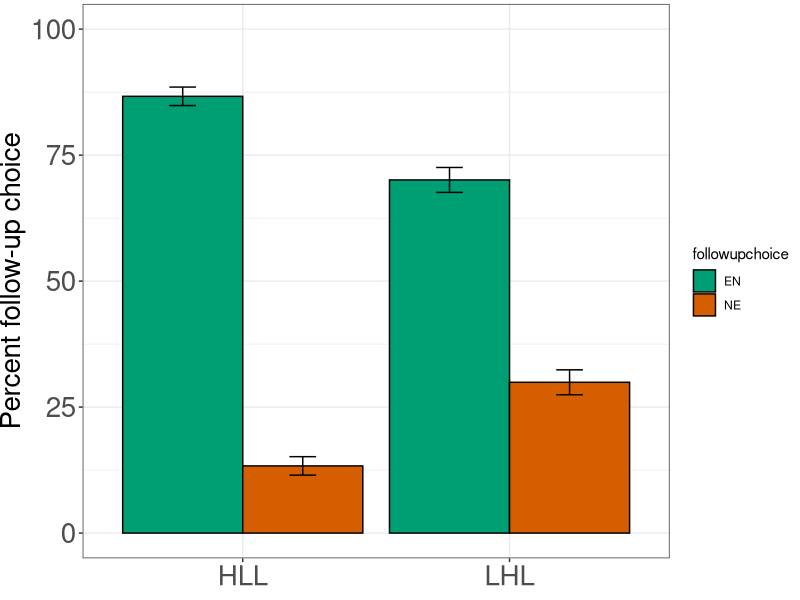
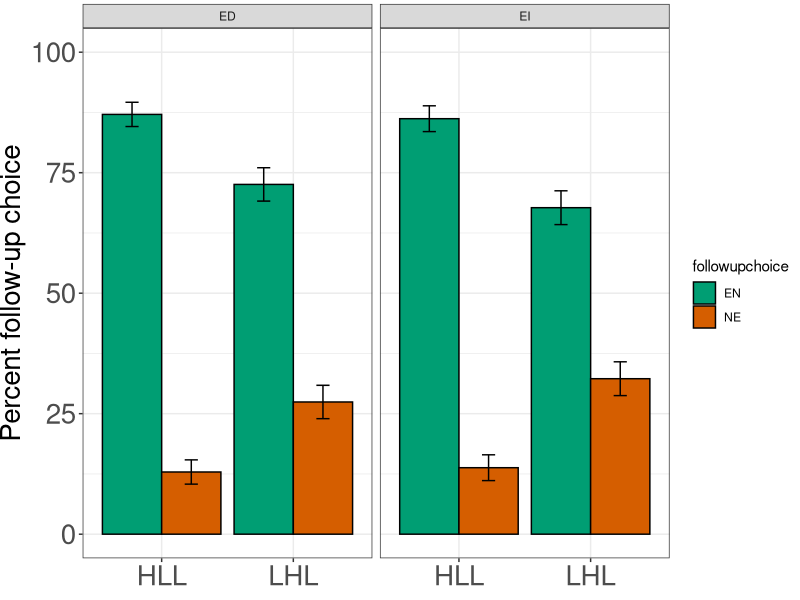
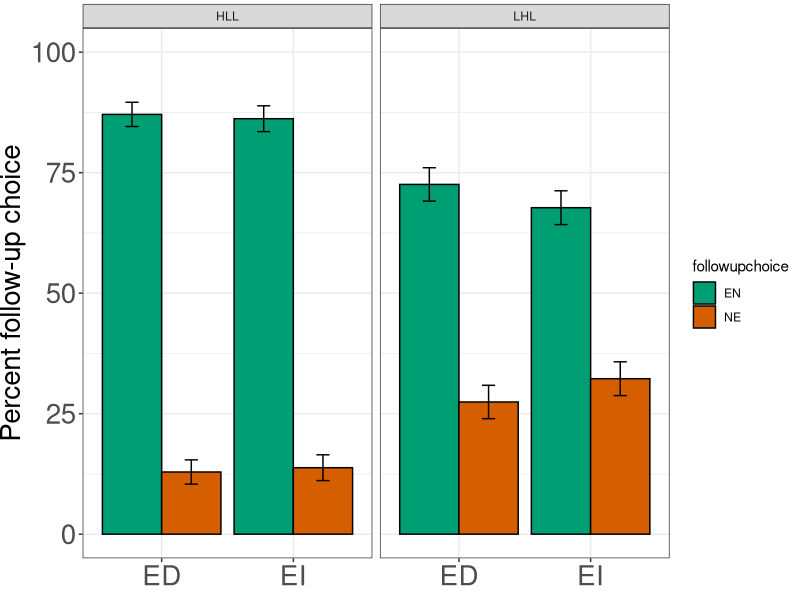
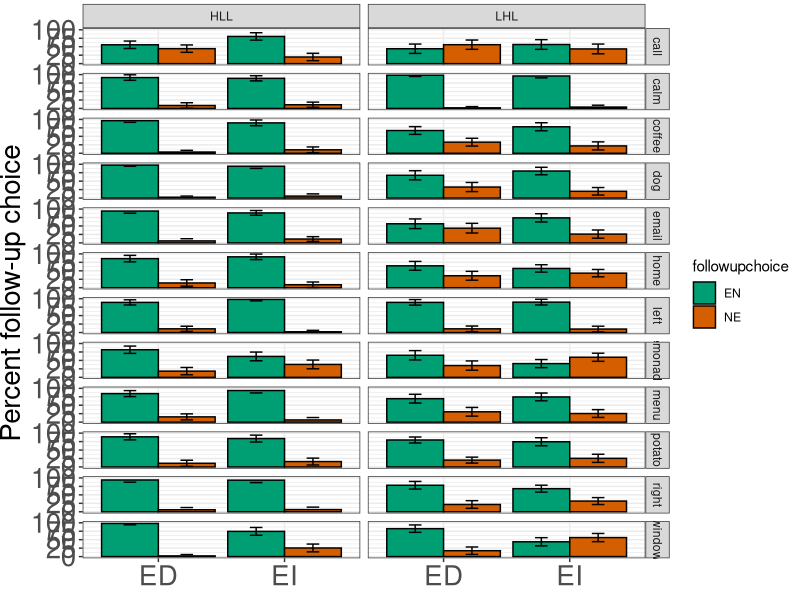

Here is the R script that generated these plots, in order:
## ---- chunk 1
# Load packages
library(dplyr)
library(ggplot2)

dat <- read.csv('implist_180814_live.results-parsed.csv') 
filler <- subset(dat, sentence == 'filler')
dat <- subset(dat, sentence != 'filler')

## Relabel some of the data
# Response
dat$followupchoice <- as.character(dat$followupchoice)
dat$followupchoice[dat$followupchoice == "response=1"] <- "EN"
dat$followupchoice[dat$followupchoice == "response=2"] <- "NE"
dat$followupchoice <- as.factor(dat$followupchoice)
dat$followupchoice <- factor(dat$followupchoice, levels= c("EN", "NE"))

## Examination
summary(dat)
## ---- chunk 2
# Summarize 
sum <- dat %>% 
  group_by(intonation, followupchoice) %>% 
  summarise(count=n()) %>% 
  mutate(perc=count/sum(count), n=sum(count))

# Add standard errors
sum$se = sqrt(sum$perc*(1-sum$perc)/sum$n)
sum$uci = sum$perc + 1.96*sum$se
sum$lci = sum$perc - 1.96*sum$se

# Plot
p <- ggplot (sum, aes(intonation, y=perc*100, fill=followupchoice)) +
  geom_bar(colour="black", stat="identity", position="dodge") +
  geom_errorbar(aes(ymin=lci*100, ymax=uci*100, group=followupchoice),
                width=.2,
                position=position_dodge(.9)) +
  theme_bw() + scale_y_continuous(limits = c(0, 100)) +
  theme(axis.text.x=element_text(size=20), axis.text.y=element_text(size=20), 
        axis.title.y=element_text(size=20), axis.title.x=element_blank(), 
        plot.margin=unit(c(1,1,2,0), "mm")) + 
        labs(y='Percent follow-up choice') + 
        theme(plot.title=element_text(size=24)) + 
        scale_fill_manual(values=c("#009E73", "#D55E00"))
p 
## ---- chunk 3
# Summarize
sum1 <- dat %>% 
  group_by(intonation, etype, followupchoice) %>% 
  summarise(count=n()) %>% 
  mutate(perc=count/sum(count), n=sum(count))

# Add standard errors
sum1$se = sqrt(sum1$perc*(1-sum1$perc)/sum1$n)
sum1$uci = sum1$perc + 1.96*sum1$se
sum1$lci = sum1$perc - 1.96*sum1$se

# Plot
p <- ggplot (sum1, aes(intonation, y=perc*100, fill=followupchoice)) +
  geom_bar(colour="black", stat="identity", position="dodge") +
  geom_errorbar(aes(ymin=lci*100, ymax=uci*100, group=followupchoice),
                width=.2,
                position=position_dodge(.9)) +
  facet_grid(. ~ etype) +
  theme_bw() + scale_y_continuous(limits = c(0, 100)) +
  theme(axis.text.x=element_text(size=20), axis.text.y=element_text(size=20), 
        axis.title.y=element_text(size=20), axis.title.x=element_blank(), 
        plot.margin=unit(c(1,1,2,0), "mm")) + 
        labs(y='Percent follow-up choice') + 
        theme(plot.title=element_text(size=24)) + 
        scale_fill_manual(values=c("#009E73", "#D55E00"))
p 
## ---- chunk 4
# Plot
p <- ggplot (sum1, aes(etype, y=perc*100, fill=followupchoice)) +
  geom_bar(colour="black", stat="identity", position="dodge") +
  geom_errorbar(aes(ymin=lci*100, ymax=uci*100, group=followupchoice),
                width=.2,
                position=position_dodge(.9)) +
  facet_grid(. ~ intonation) +
  theme_bw() + scale_y_continuous(limits = c(0, 100)) +
  theme(axis.text.x=element_text(size=20), axis.text.y=element_text(size=20), 
        axis.title.y=element_text(size=20), axis.title.x=element_blank(), 
        plot.margin=unit(c(1,1,2,0), "mm")) + 
        labs(y='Percent follow-up choice') + 
        theme(plot.title=element_text(size=24)) + 
        scale_fill_manual(values=c("#009E73", "#D55E00"))
p 
## ---- chunk 5
sum2 <- dat %>% 
  group_by(intonation, content, etype, followupchoice) %>% 
  summarise(count=n()) %>% 
  mutate(perc=count/sum(count), n=sum(count))

# Add standard errors
sum2$se = sqrt(sum2$perc*(1-sum2$perc)/sum2$n)
sum2$uci = sum2$perc + 1.96*sum2$se
sum2$lci = sum2$perc - 1.96*sum2$se

# Plot
p <- ggplot (sum2, aes(etype, y=perc*100, fill=followupchoice)) +
  geom_bar(colour="black", stat="identity", position="dodge") +
  geom_errorbar(aes(ymin=lci*100, ymax=uci*100, group=followupchoice),
                width=.2,
                position=position_dodge(.9)) +
  facet_grid(content ~ intonation) +
  theme_bw() + scale_y_continuous(limits = c(0, 100)) +
  theme(axis.text.x=element_text(size=20), axis.text.y=element_text(size=20), 
        axis.title.y=element_text(size=20), axis.title.x=element_blank(), 
        plot.margin=unit(c(1,1,2,0), "mm")) + 
        labs(y='Percent follow-up choice') + 
        theme(plot.title=element_text(size=24)) + 
        scale_fill_manual(values=c("#009E73", "#D55E00"))
p 
## ---- chunk 6
library(lme4)
library(lmerTest)

m1 <- glmer(followupchoice ~ intonation * etype + (1|speaker) + (1|workerid), data = dat, family = "binomial")
summary(m1)
